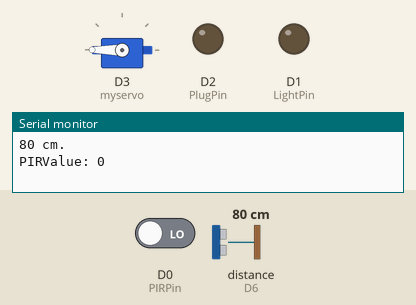
This sketch was run on a simulated ESP8266 (NodeMCU). On the bench: servo, output pins drawn as LEDs (lit = HIGH), the last lines printed to the serial monitor. Wiring (inferred from the names in the program): ultrasonic range finder: trigger D5; echo D6. Inputs (shaded band) come from the test bench; at power-on: D0 (PIRPin) LOW, distance to the obstacle (sensor on D6) 80 cm. The echo pulse lasts 58.3 µs per cm; WiFi joins after 1.5 s; servers stay silent unless stated; pins used as bus, display or sensor lines are not drawn.

Above: at 3.0 s.
3.1 s: D0 (PIRPin) driven HIGH
At 5.1 s:
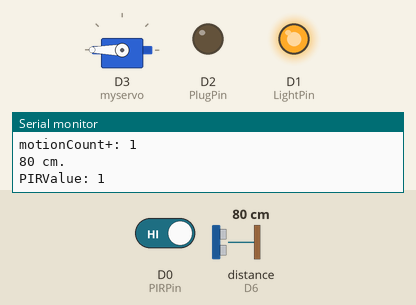
6.3 s: distance to the obstacle (sensor on D6) set to 95 cm
8.0 s: distance to the obstacle (sensor on D6) set to 105 cm
At 9.5 s:
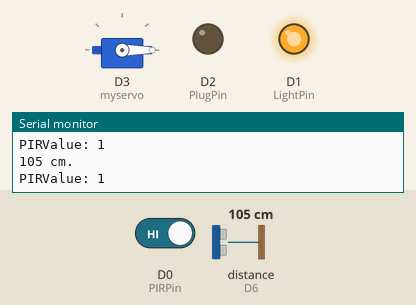
10.3 s: D0 (PIRPin) driven LOW
At 13.5 s:
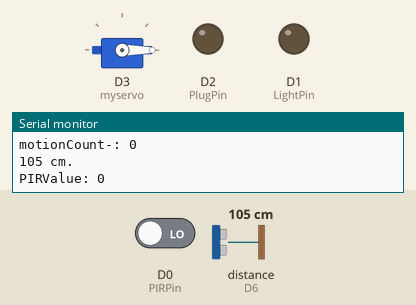
Timing chart, 0 to 15.0 s (numbered marks = the images above; inputs shaded):
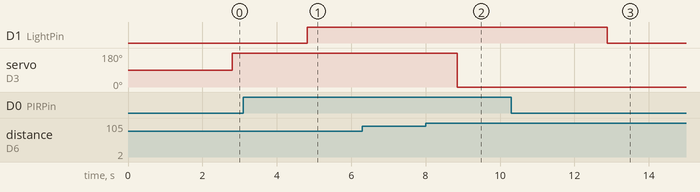

The sketch:

project_final.ino
```cpp
#define BLYNK_TEMPLATE_ID "TMPL6Es84cSeS"
#define BLYNK_TEMPLATE_NAME "smarthome"
#define BLYNK_AUTH_TOKEN "vH432KXmqoAv93OsmO8ji0xzKh437zT4"

#define BLYNK_PRINT Serial

#include <ESP8266WiFi.h>
#include <BlynkSimpleEsp8266.h>
#include <Servo.h>

const int PIRPin = D0;
const int LightPin = D1;
const int PlugPin = D2;
Servo myservo;
#define TRIGGER_PIN D5
#define ECHO_PIN D6

int PIRValue;
int statusDoor;
char ssid[] = "iPhone.";
char pass[] = "987654321";

bool isV7Pressed = false;

long radarUltrasonic() {
  long duration, distance;
  digitalWrite(TRIGGER_PIN, LOW);
  delayMicroseconds(2);
  digitalWrite(TRIGGER_PIN, HIGH);
  delayMicroseconds(10);
  digitalWrite(TRIGGER_PIN, LOW);
  duration = pulseIn(ECHO_PIN, HIGH);
  distance = (duration / 2) / 29.1;
  return distance;
}

BlynkTimer timer;
int lightState = 0;
int plugState = 0;
bool motionDetected = false;
unsigned long lastMotionTime = 0;
const unsigned long debounceDelay = 1000; // 1 second debounce delay

void setLight(int value) {
  digitalWrite(LightPin, value);
  lightState = value;
  Blynk.virtualWrite(V2, lightState);
}

void setPlug(int valuep) {
  digitalWrite(PlugPin, valuep);
  plugState = valuep;
  Blynk.virtualWrite(V3, plugState);
}

BLYNK_WRITE(V0) {
  if (isV7Pressed) {
    int value = param.asInt();
    Serial.println(value);
    setLight(value);
  } else {
    Serial.println("V7 button is not pressed, V0 is inactive.");
  }
}

BLYNK_WRITE(V1) {
  if (isV7Pressed) {
    int valuep = param.asInt();
    Serial.println(valuep);
    setPlug(valuep);
  } else {
    Serial.println("V7 button is not pressed, V1 is inactive.");
  }
}

BLYNK_WRITE(V7) {
  isV7Pressed = param.asInt();
  Serial.print("V7 button state: ");
  Serial.println(isV7Pressed);
}

BLYNK_WRITE(V8) {
  if (isV7Pressed) {
    int valued = param.asInt();
    Serial.println(valued);
    if (valued == 1) {
      myservo.write(180);
      Serial.println("Servo moved to 180 degrees");
      statusDoor = 1;
      Blynk.virtualWrite(V6, statusDoor);
    } else if (valued == 0) {
      myservo.write(0);
      Serial.println("Servo moved to 0 degrees");
      statusDoor = 0;
      Blynk.virtualWrite(V6, statusDoor);
    }
  } else {
    Serial.println("V7 button is not pressed, V8 is inactive.");
  }
}

BLYNK_CONNECTED() {
  Blynk.setProperty(V3, "offImageUrl", "https://static-image.nyc3.cdn.digitaloceanspaces.com/general/fte/congratulations.png");
  Blynk.setProperty(V3, "onImageUrl", "https://static-image.nyc3.cdn.digitaloceanspaces.com/general/fte/congratulations_pressed.png");
  Blynk.setProperty(V3, "url", "https://docs.blynk.io/en/getting-started/what-do-i-need-to-blynk/how-quickstart-device-was-made");
}

int motionCount = 0;
int leaveCount = 0;

void myTimerEvent() {
  if (!isV7Pressed) {
    long distance_cm = radarUltrasonic();
    Serial.print(distance_cm);
    Serial.println(" cm.");
    PIRValue = digitalRead(PIRPin);
    Serial.print("PIRValue: ");
    Serial.println(PIRValue);
    Blynk.virtualWrite(V4, distance_cm);


    if (distance_cm <= 100) {
      myservo.write(180);
      statusDoor = 1;
      Blynk.virtualWrite(V6, statusDoor);
      delay(1000);
    } else {
      myservo.write(0);
      statusDoor = 0;
      Blynk.virtualWrite(V6, statusDoor);
      delay(1000);
    }

    // Debounce the PIR sensor input
    unsigned long currentTime = millis();
    if (PIRValue == HIGH && !motionDetected) {
      if (currentTime - lastMotionTime > debounceDelay) {
        motionCount++;
        motionDetected = true;
        lastMotionTime = currentTime;
        Serial.print("motionCount+: ");
        Serial.println(motionCount);
      }
    } else if (PIRValue == LOW && motionDetected) {
      if (currentTime - lastMotionTime > debounceDelay) {
        motionDetected = false;
        lastMotionTime = currentTime;
      }
    }

    leaveCount++;
    if (leaveCount >= 10) {
      if (PIRValue == LOW && motionCount != 0) {
        motionCount--;
        Serial.print("motionCount-: ");
        Serial.println(motionCount);
      }
      leaveCount = 0;
    }

    if (motionCount > 0) {
      digitalWrite(LightPin, HIGH);
      Blynk.virtualWrite(V2, lightState);
    } else {
      digitalWrite(LightPin, LOW);
      Blynk.virtualWrite(V2, lightState);
    }

       Blynk.virtualWrite(V9, motionCount);
       Blynk.virtualWrite(V4, distance_cm);
  }
}

void setup() {
  Serial.begin(115200);
  pinMode(PIRPin, INPUT);
  pinMode(LightPin, OUTPUT);
  pinMode(PlugPin, OUTPUT);
  pinMode(TRIGGER_PIN, OUTPUT);
  pinMode(ECHO_PIN, INPUT);
  myservo.attach(D3);
  Blynk.begin(BLYNK_AUTH_TOKEN, ssid, pass);
  timer.setInterval(1000L, myTimerEvent);
}

void loop() {
  Blynk.run();
  timer.run();
}
```

Measured:
- the behaviour switches between 100 and 101 cm on distance to the obstacle (sensor on D6) (found by bisection; images 1 and 2)
- after the input at 3.1 s, D1 (LightPin): LOW → HIGH after 1.7 s
- after the input at 8.0 s, servo on D3 (myservo): 180° → 0° after 0.85 s
- after the input at 10.3 s, D1 (LightPin): HIGH → LOW after 2.6 s
